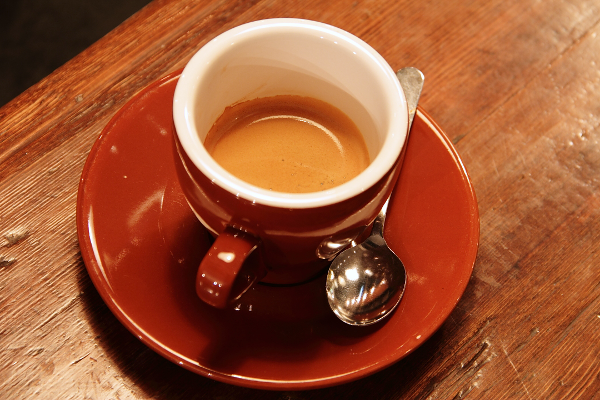
#> input picture skimage.data.coffee(), 600 x 400 px
$ jupyter execute TP_4.ipynb
#> lines starting #> are read from the running program, lines starting #| are printed output that depends on the picture
<a href="https://colab.research.google.com/github/eugemoris/Procesamiento_de_imagenes/blob/main/TP_4.ipynb" target="_parent"></a>

[cell 1]
from PIL import Image,ImageFilter
import matplotlib.pyplot as plt
import numpy as np

[cell 2]
#matrices que nos permiten pasarnos a los distintos espacios vectoriales
RGB2YIQ= np.array([[0.299, 0.587, 0.114],
                [0.59590059, -0.27455667, -0.32134392],
                [0.21153661, -0.52273617, 0.31119955]])

YIQ2RGB= np.array([[1, 0.9663, 0.6210],
                [1, -0.2721, -0.6474],
                [1, -1.1070, 1.7046]])

[cell 3]
def read_img(path):
    '''obtengo imagen desde una ruta dada'''
    img = Image.open(path)
    return img

def save_img(path,img):
    ''' guardo al imagen en una ruta dada'''
    img = img.save(path)

def img2arr(img):
    ''' paso la imagen a matriz'''
    img_arr = np.asarray(img)
    return img_arr

def arr2img(img_arr):
    '''transformo la matriz en un objeto imagen'''
    img = Image.fromarray(np.uint8(img_arr))
    return img

def norm_Img(arrimg):
    ''' normalizo los datos de una array'''
    arr_norm = arrimg/255.0
    return arr_norm

def rgb2yml(arr_img):
    result = np.dot(arr_img, RGB2YIQ.transpose())

    return result

def yiq2rgb(arr_img):
    OrigShape=arr_img.shape
    result = np.dot(arr_img.reshape(-1,3), YIQ2RGB.transpose()).reshape(OrigShape)
    return result


def change_y(arr_img, alfa):
    arr_img[:,:,0] = arr_img[:,:,0] * alfa
    return arr_img

def change_i(arr_img, beta):
    arr_img[:,:,1] = arr_img[:,:,1] * beta
    return arr_img

def change_q(arr_img, beta):
    arr_img[:,:,2] = arr_img[:,:,2] * beta
    return arr_img

def clipear(matyiq):
  np.clip(matyiq, a_min=np.array([0,-0.5956,-0.5225]), a_max=np.array([1,0.5956,0.5225]))

[cell 4]
def get_yiq(img):

  img_norm = norm_Img(img)
  img_norm = np.clip(img_norm, a_min=np.array([0,0,0]), a_max=np.array([1,1,1]))

  img_yiq = rgb2yml(img_norm)

  return img_yiq

#Histograma

[cell 5]
from skimage import data
import seaborn as sns
coffee = data.coffee()
#> coffee is the input picture: shape (400, 600, 3); mean R, G, B 158.6, 85.8, 51.5

coffee_yiq=get_yiq(coffee)

[cell 6]
#@title Choose aritmetic options. { run: "auto" }

def plot(bins):
#> called with bins = 100
  plt.figure(figsize=(10,5))
  plt.subplot(121)
  plt.imshow(coffee)

  plt.subplot(122)
  sns.histplot(data= coffee_yiq[:,:,0].flatten(),
               stat='frequency',  bins=bins,cbar=False)

  plt.show()
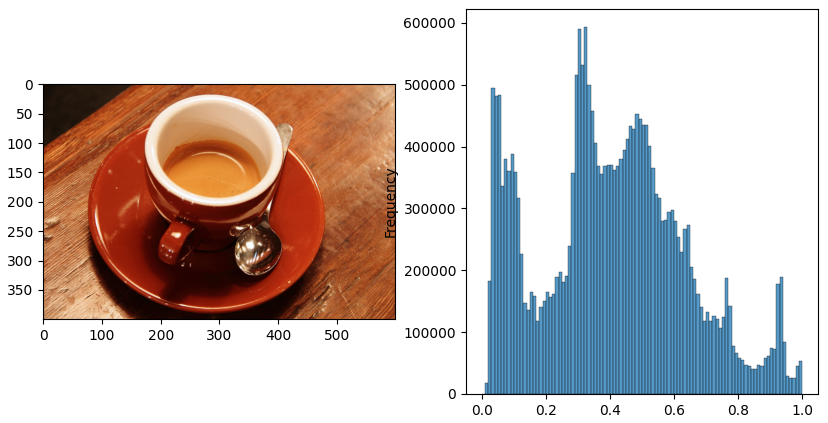
#> figure drawn by matplotlib, 2 panels; panel 2: tallest bar 592865 high, from x = 0.32 to 0.33
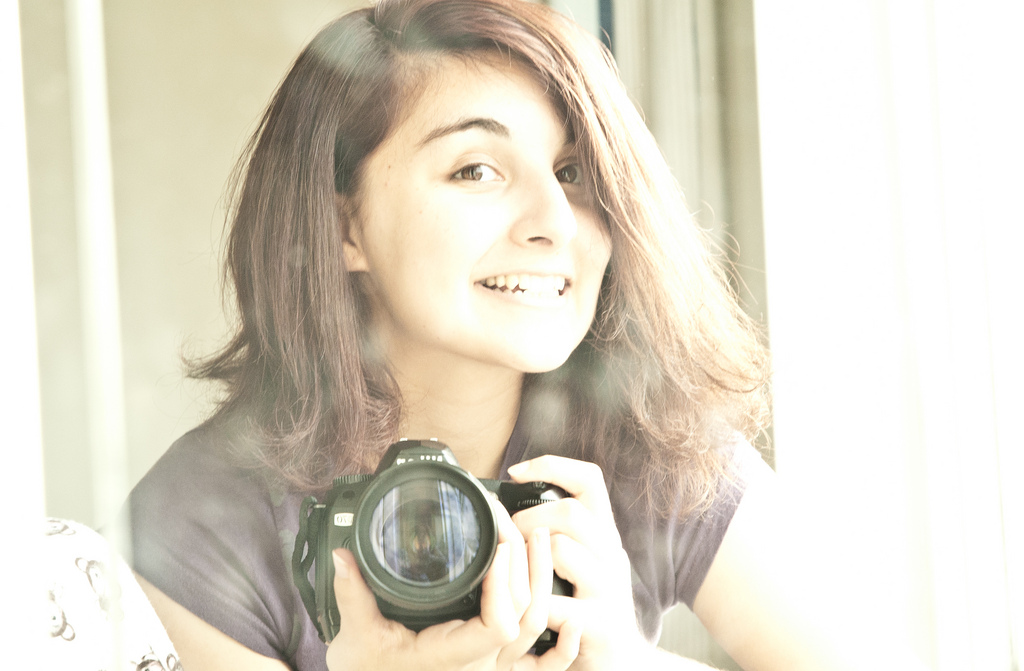
#> input picture light.jpg, 1024 x 671 px, found by its file name
#> in read_img, img is the input picture: PIL image 1024x671 RGB; mean R, G, B 220.8, 214.3, 199.5

bins = "100" #@param [5,10,20,50,100]
plot(int(bins))

# Problemas de iluminación

Buscar dos imágenes con problemas de iluminación (una oscura y otra muy brillante, como las mostradas en las filminas de la clase Pag. 7). Verificar la premisa de que al multiplicar la luminancia por un valor alfa, el problema de iluminación no se corrige. Mostrar la imagen original, la resultante y sus respectivos histogramas, para un valor alfa dado.

[cell 7]
def change_light(img,alfa):
  img_yiq = get_yiq(img)
  new_img= change_y(img_yiq,alfa)
  return new_img

def lighting(img):
  img_yiq = get_yiq(img)
  img_yiq[:,:,0] = np.sqrt(img_yiq[:,:,0])
  img_yiq = np.clip(img_yiq, a_min=np.array([0,-0.5956,-0.5225]), a_max=np.array([1,0.5956,0.5225]))
  return img_yiq

def darker(img):
  img_yiq = get_yiq(img)
  img_yiq[:,:,0] = np.power(img_yiq[:,:,0],2)
  img_yiq = np.clip(img_yiq, a_min=np.array([0,-0.5956,-0.5225]), a_max=np.array([1,0.5956,0.5225]))
  return img_yiq

#Linear a trozos

Lineal a trozos para un valor Y_min y Y_max como parámetros de la función, raíz cuadrada y potencia cuadrática. Para estas usar las imágenes anteriores y mostrar cómo cambio la imagen y el histograma después de aplicar el filtro a la imagen.

[cell 8]
import copy

def lenear(img,min, max):


#> called with min = 0.1, max = 0.7
  result = img.copy()
  row,col,dim = result.shape
#> row = 671; col = 1024; dim = 3
  print('row: ', row, ' col: ',col)
#| row:  671  col:  1024

  result = np.clip(result, a_min=np.array([0,-0.5956,-0.5225]), a_max=np.array([1,0.5956,0.5225]))

  y_arr = result[:,:,0]
  for i in range(row):
    for j in range(col):
      if y_arr[i,j] > max:
        y_arr[i,j]=1
      if y_arr[i,j] < min:
        y_arr[i,j]=0
      if y_arr[i,j] > min and y_arr[i,j] < max:
        y_arr[i,j] = (y_arr[i,j]-min)/(max)
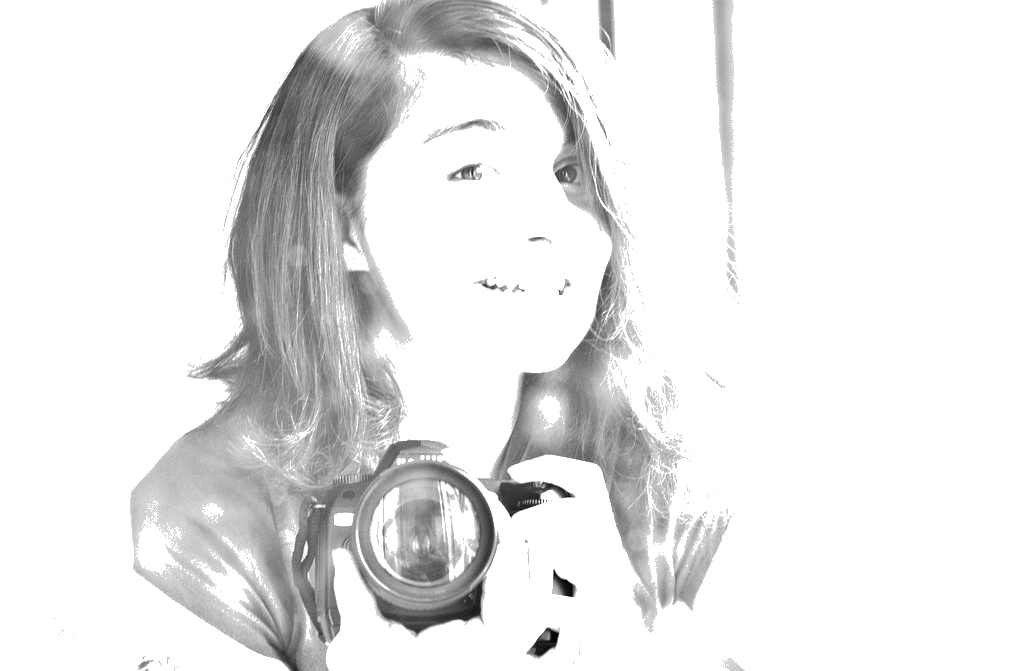
#> y_arr: shape (671, 1024) float64; min 0, max 1, mean 0.912
  result[:,:,0]=y_arr

  result = np.clip(result, a_min=np.array([0,-0.5956,-0.5225]), a_max=np.array([1,0.5956,0.5225]))

  short_img = yiq2rgb(result)
#> in yiq2rgb, `result = np.dot(arr_img.reshape(-1,3), YIQ2RGB.transpose()).reshape(Or..`:
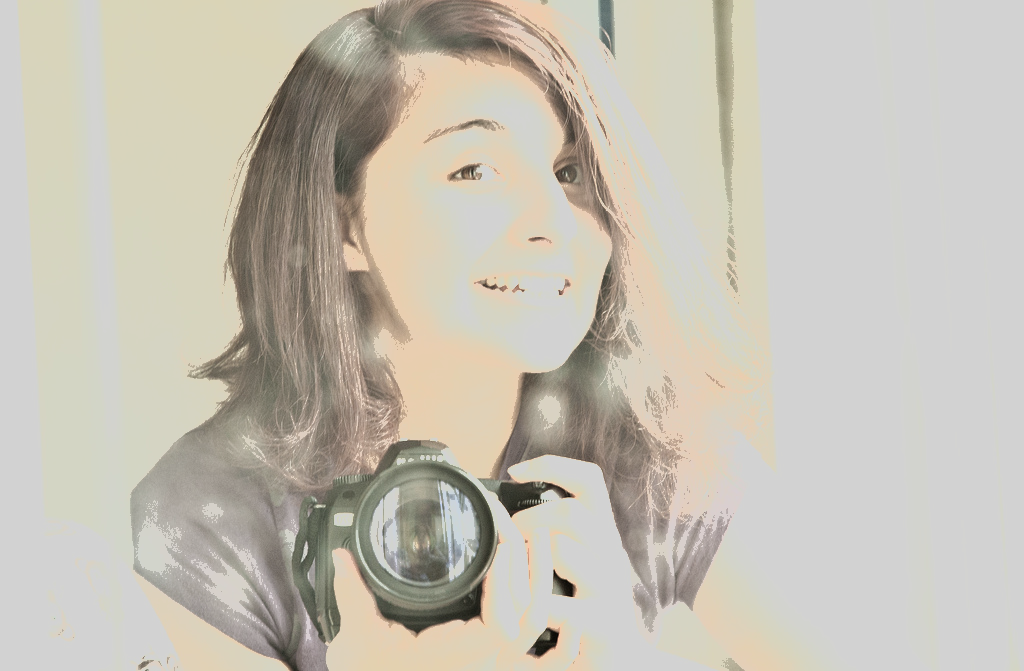
#> result: shape (671, 1024, 3) float64; mean of channels 0, 1, 2 0.936, 0.911, 0.853; drawn with min black and max white
  short_img = np.clip(short_img, a_min=np.array([0,0,0]), a_max=np.array([1,1,1]))
  short_img =  np.uint32(short_img * 255)
  short_img = np.clip(short_img, a_min=np.array([0,0,0]), a_max=np.array([255,255,255]))

  return short_img

[cell 9]
def correct_img(img, alfa, method):
#> called with alfa = 1, method = 'sqr'
  if method == 'alfa':
    img = change_light(img,alfa)
  if method == 'sqrt':
    img = lighting(img)
  if method == 'sqr':
    img = darker(img)
#> in darker, `img_yiq[:,:,0] = np.power(img_yiq[:,:,0],2)`:
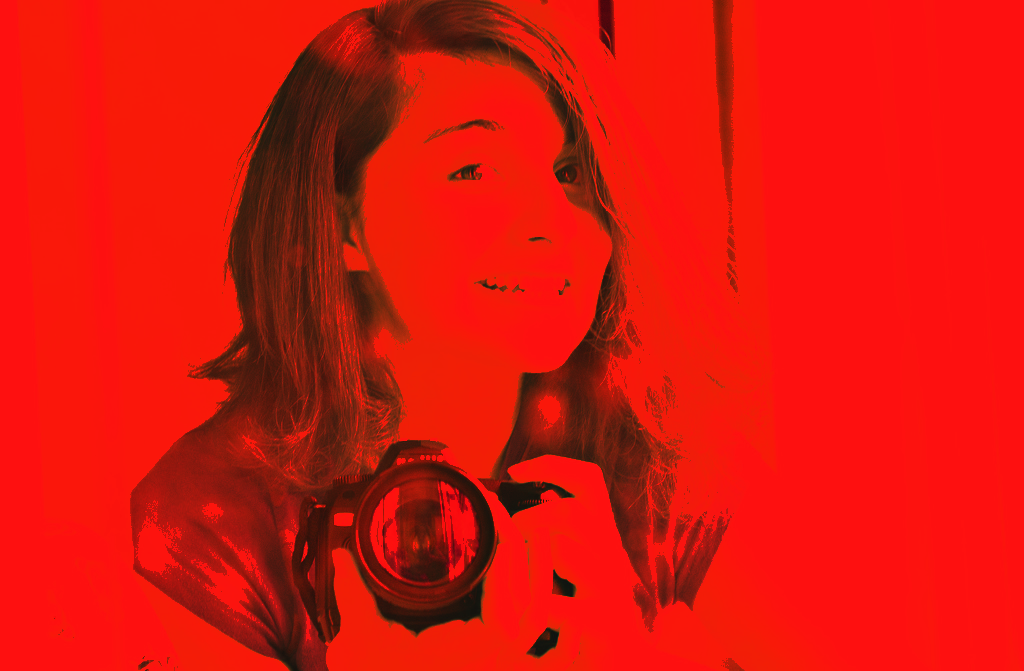
#> img_yiq: shape (671, 1024, 3) float64; mean of channels 0, 1, 2 0.848, 0.0252, -0.0156; drawn with min black and max white
  img = yiq2rgb(img)
#> in yiq2rgb (call 2), `result = np.dot(arr_img.reshape(-1,3), YIQ2RGB.transpose()).reshape(Or..`:
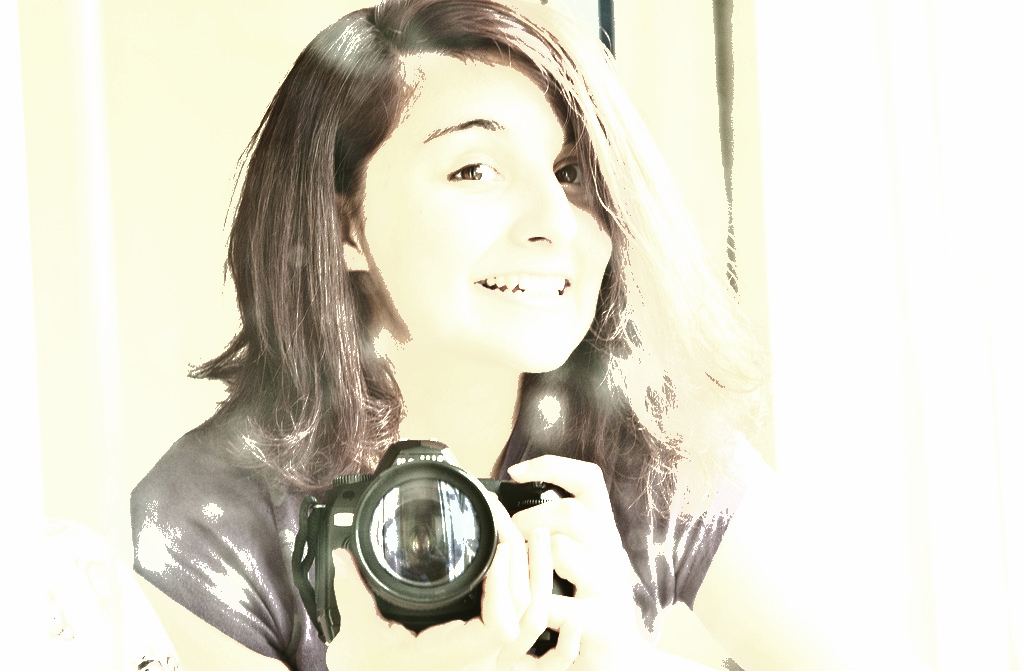
#> result: shape (671, 1024, 3) float64; mean of channels 0, 1, 2 0.862, 0.851, 0.793; drawn with min black and max white
  img =  np.uint16(img * 255)
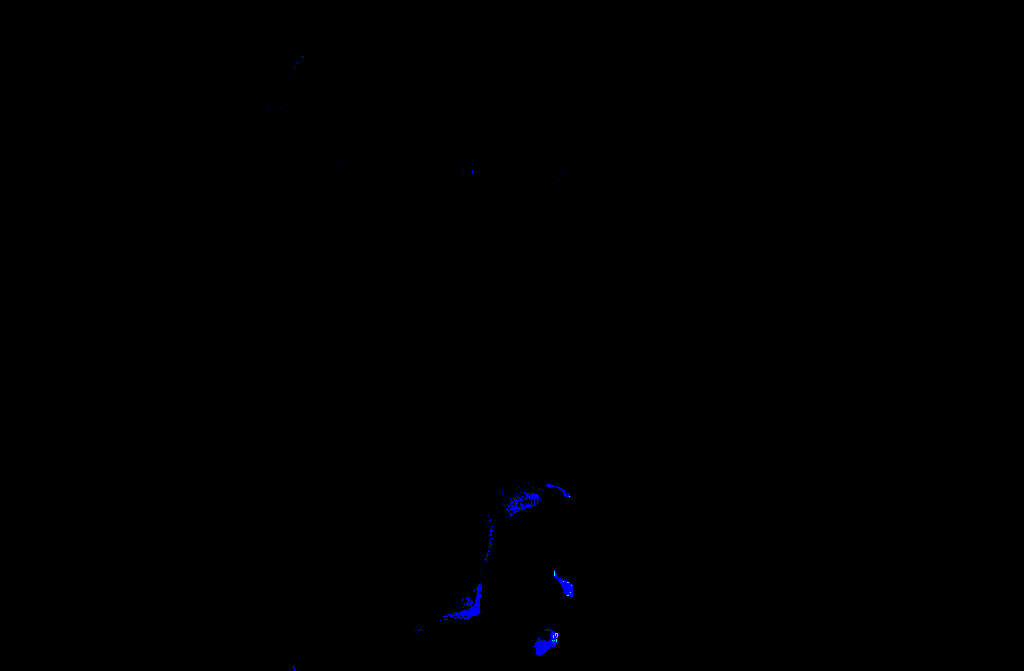
#> img: shape (671, 1024, 3) uint16; mean of channels 0, 1, 2 219.5, 219.3, 324.7; drawn with min black and max white
  img = np.clip(img, a_min=np.array([0,0,0]), a_max=np.array([255,255,255]))
  return img

[cell 10]
def plot(alfa,y_min, y_max,img,method):

  yiq = get_yiq(img)
  img = lenear(yiq.copy(),y_min,y_max)
  new_img = correct_img(img,alfa,method)

  plt.figure(figsize=(40,5))
  plt.subplot(141)
  plt.imshow(img)

  plt.subplot(142)
  sns.histplot(data= img.flatten(),
                stat='frequency',  bins=10,cbar=False)

  plt.subplot(143)
  plt.imshow(new_img)

  plt.subplot(144)
  sns.histplot(data= new_img.flatten(),
                stat='frequency',  bins=10,cbar=False)

  plt.show()
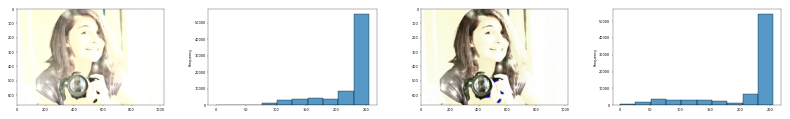
#> figure drawn by matplotlib, 4 panels; panel 2: tallest bar 55523.9 high, from x = 229.5 to 255; panel 4: tallest bar 54510 high, from x = 229.5 to 255
